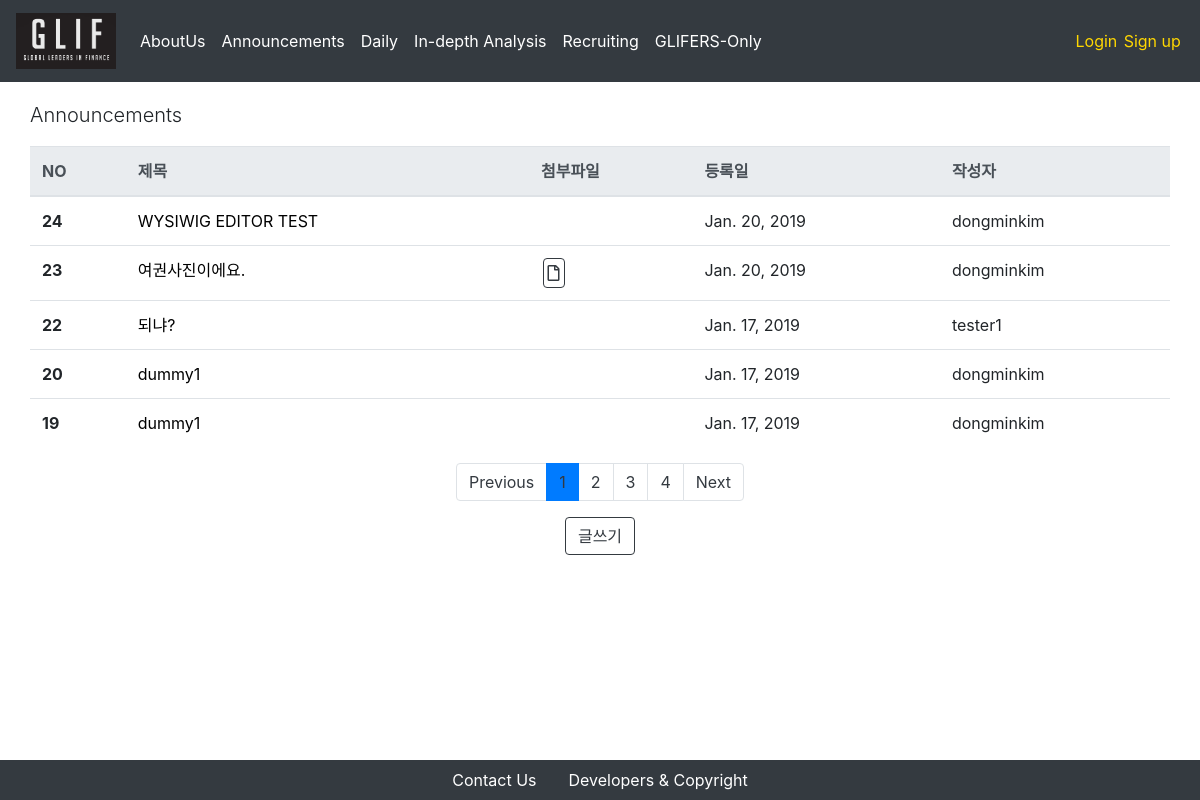
Screenshot of /announcement/ with the database file from the repository.
### announcement/models.py (models this page shows, shortened)
class Post(models.Model):
    title = models.CharField(max_length = 250)
    attached_file = models.FileField(upload_to = 'announcement_attached_files/%Y/%m/%d/', blank = True, null = True)
    written_date = models.DateField(auto_now = True)
    writer = models.ForeignKey(CustomUser, on_delete = models.CASCADE, related_name = "announcement_writer")
    content = RichTextUploadingField()

### users/models.py (models this page shows)
class CustomUser(AbstractUser):
    is_glifer = models.BooleanField(default=False)
    is_applicant = models.BooleanField(default=False)
    def __str__(self):
        return self.username

### announcement/views.py (the view)
# urls.py: path('', PostListView.as_view(), name='announcement-index'),
class PostListView(ListView):
    model = Post
    template_name = 'announcement/index.html'
    context_object_name = "posts"
    paginate_by = 5
    block_size = 5 # 하단의 페이지 목록 수
    def get_queryset(self):
        order_by_recent_time = Post.objects.all().order_by("-pk")
        return order_by_recent_time
    def get_context_data(self, **kwargs):
        context = super(PostListView, self).get_context_data(**kwargs)
        block_size = 5 # 하단의 페이지 목록 수
        start_index = int((context['page_obj'].number - 1) / self.block_size) * self.block_size
        end_index = min(start_index + self.block_size, len(context['paginator'].page_range))
        context['page_range'] = context['paginator'].page_range[start_index:end_index]
        return context

### announcement/templates/announcement/index.html
{% extends 'setups/base.html' %}
{% block body %}
<div class = "container">
    <div class = "row">
        <p class = "lead">Announcements</p>
        <table class="table">
            <thead class="thead-light">
                <tr>
                    <th scope="col">NO</th>
                    <th scope="col">제목</th>
                    <th scope="col">첨부파일</th>
                    <th scope="col">등록일</th>
                    <th scope="col">작성자</th>
                </tr>
            </thead>
            <tbody>
                {% for post in posts %}
                    <tr>
                        <th scope="row">{{ post.id }}</th>
                        <td>
                            <a href="/announcement/{{post.pk}}" style = "color:black"> {{ post.title }} </a>
                        </td>
                        {% if post.attached_file != '' %}
                            <td><button type="button" class="btn btn-outline-dark btn-download" onclick="location.href = '/announcement/{{post.pk}}/download'"><i class="far fa-file"></i></button></td>
                        {% else %}
                            <td></td>
                        {% endif %}
                        <td>{{ post.written_date }}</td>
                        <td>{{ post.writer }}</td>
                    </tr>
                {% endfor %}
            </tbody>
        </table>
    </div>
    <nav aria-label="Page navigation">
        <ul class="pagination justify-content-center">
            {% if page_obj.has_previous %}
            <li class = "page-item">
                <a class = "page-link" href="?page={{ page_obj.previous_page_number }}" aria-label="Previous">
                Previous
                </a>
            </li>
            {% else %}
            <li class="page-item"><a class="page-link" href="#" tabindex="-1" aria-disabled="true">Previous</a></li>
            {% endif %}
            {% for i in page_range %}
            {% if page_obj.number == i %}
                <li class = "active page-item"><a class="page-link" href="#">{{i}}</a></li>
            {% else %}
                <li class = "page-item"><a class = "page-link" href="?page={{ i }}">{{ i }}</a></li>
            {% endif %}
            {% endfor %}
            {% if page_obj.has_next %}
            <li class = "page-item">
                <a class = "page-link" href="?page={{ page_obj.next_page_number }}" aria-label="Next">
                    Next
                </a>
            </li>
            {% else %}
            <li class="page-item">
                <a class="page-link" href="#">Next</a>
            </li>
            {% endif %}
        </ul>
    </nav>
    <div class = "row align-items-center justify-content-center">
        <button type="button" class="btn btn-outline-dark" onclick="location.href = '/announcement/new'">글쓰기</button>
    </div>
</div>
{% endblock %}

### setups/templates/setups/base.html (shortened to what this page needs)
<!DOCTYPE html>
<html lang="en">
<head>
    {% load staticfiles %}
    <link rel="stylesheet" href="https://stackpath.bootstrapcdn.com/bootstrap/4.2.1/css/bootstrap.min.css">
    <link rel="stylesheet" type="text/css" href="{% static 'setups/css/index.css' %}">
    <link rel="stylesheet" type="text/css" href="{% static 'setups/css/navbar.css' %}">
    <link rel="stylesheet" type="text/css" href="{% static 'setups/css/aboutUs.css' %}">
    <link rel="stylesheet" type="text/css" href="{% static 'setups/css/daily.css' %}">
    <link rel="stylesheet" type="text/css" href="{% static 'setups/css/recruit.css' %}">
    <link rel="stylesheet" href="https://use.fontawesome.com/releases/v5.6.3/css/all.css">
</head>
<body>
    <nav class="navbar fixed-top navbar-expand-lg navbar-dark bg-dark">
        <a class = "navbar-brand" href = "/"><img class = "logo-img" src="{% static 'setups/images/gliflinklogo.png' %}"></a>
        <div class="collapse navbar-collapse" id="navbarSupportedContent">
        <ul class="navbar-nav mr-auto">
            <li class="nav-item dropdown">
                <a class="nav-link dropdown-toggle" href="#" id="navbarDropdownMenuLink" role="button" data-toggle="dropdown" aria-haspopup="false" aria-expanded="true">
                    AboutUs
                </a>
            </li>
            <li class="nav-item active">
                <a class="nav-link" href="/announcement">Announcements <span class="sr-only">(current)</span></a>
            </li>
            <li class="nav-item dropdown">
                <a class="nav-link dropdown-toggle" href="#" id="navbarDropdownMenuLink" role="button" data-toggle="dropdown" aria-haspopup="false" aria-expanded="true">
                    Daily
                </a>
            </li>
            <li class="nav-item active">
                <a class="nav-link" href="/indepthanalysis">In-depth Analysis <span class="sr-only">(current)</span></a>
            </li>
            <li class="nav-item active">
                <a class="nav-link" href="/recruiting">Recruiting <span class="sr-only">(current)</span></a>
            </li>
            <li class="nav-item dropdown">
                <a class="nav-link dropdown-toggle" href="#" id="navbarDropdownMenuLink" role="button" data-toggle="dropdown" aria-haspopup="false" aria-expanded="true">
                    GLIFERS-Only
                </a>
            </li>
        </ul>
        {% if user.is_authenticated %}
            <ul class="nav navbar-nav navbar-right">
                <li class = "authentification greeting">
                    Hello, {{ user.glifer.name_en }}!
                </li>
                <li class = "authentification"> <a class = "auth-link" href="/accounts/glifer/userinfo/{{ user.pk }}">Info</a> </li>
                <li class = "authentification"> <a class = "auth-link" href="{% url 'logout' %}">Logout</a> </li>
            </ul>
        {% else %}
            <ul class="nav navbar-nav navbar-right">
                <li class = "authentification"> <a class = "auth-link" href="{% url 'login' %}">Login</a> </li>
                <li class = "authentification"> <a class = "auth-link" href="{% url 'signup' %}">Sign up</a> </li>
            </ul>
        {% endif %}
        </div>
    </nav>
    {% block body %}{% endblock %}
    <div class="fixed-bottom bg-dark text-muted">
        <ul class="nav justify-content-center">
            <li class="nav-item">
                <a class="nav-link active" href="#" data-toggle="modal" data-target="#contactus">Contact Us</a>
            </li>
            <li class="nav-item">
                <a class="nav-link" href="#" data-toggle="modal" data-target="#devcopy">Developers & Copyright</a>
            </li>
        </ul>
    </div>
    </body>
</html>

### setups/static/setups/css/index.css (style rules this page uses)
.container { margin-top: 100px; margin-bottom: 100px; }
.btn { margin-left: 0.1em; margin-right: 0.1em; }
.btn.btn-download { padding: 2px 4px; }
a.page-link { color: #343a40!important; }
.page-item.active { background-color: gold; }

### setups/static/setups/css/navbar.css (style rules this page uses)
.navbar-dark .navbar-nav .nav-link { color: white; }
.logo-img { width: 100px; }
a { color: white; }
.dropdown-toggle::after { display:none; }
.authentification { padding-right: 0.2em; padding-left: 0.2em; }
a.auth-link { color: gold; }

### rows the page displays
Post: id "24", title "WYSIWIG EDITOR TEST", written_date "Jan. 20, 2019", writer "dongminkim"
Post: id "23", title "여권사진이에요.", written_date "Jan. 20, 2019", writer "dongminkim"
Post: id "22", title "되냐?", written_date "Jan. 17, 2019", writer "tester1"
Post: id "20", title "dummy1", written_date "Jan. 17, 2019", writer "dongminkim"
Post: id "19", title "dummy1", written_date "Jan. 17, 2019", writer "dongminkim"

### other values shown
{{ i }} "1"
{{ i }} "2" "3" "4"
